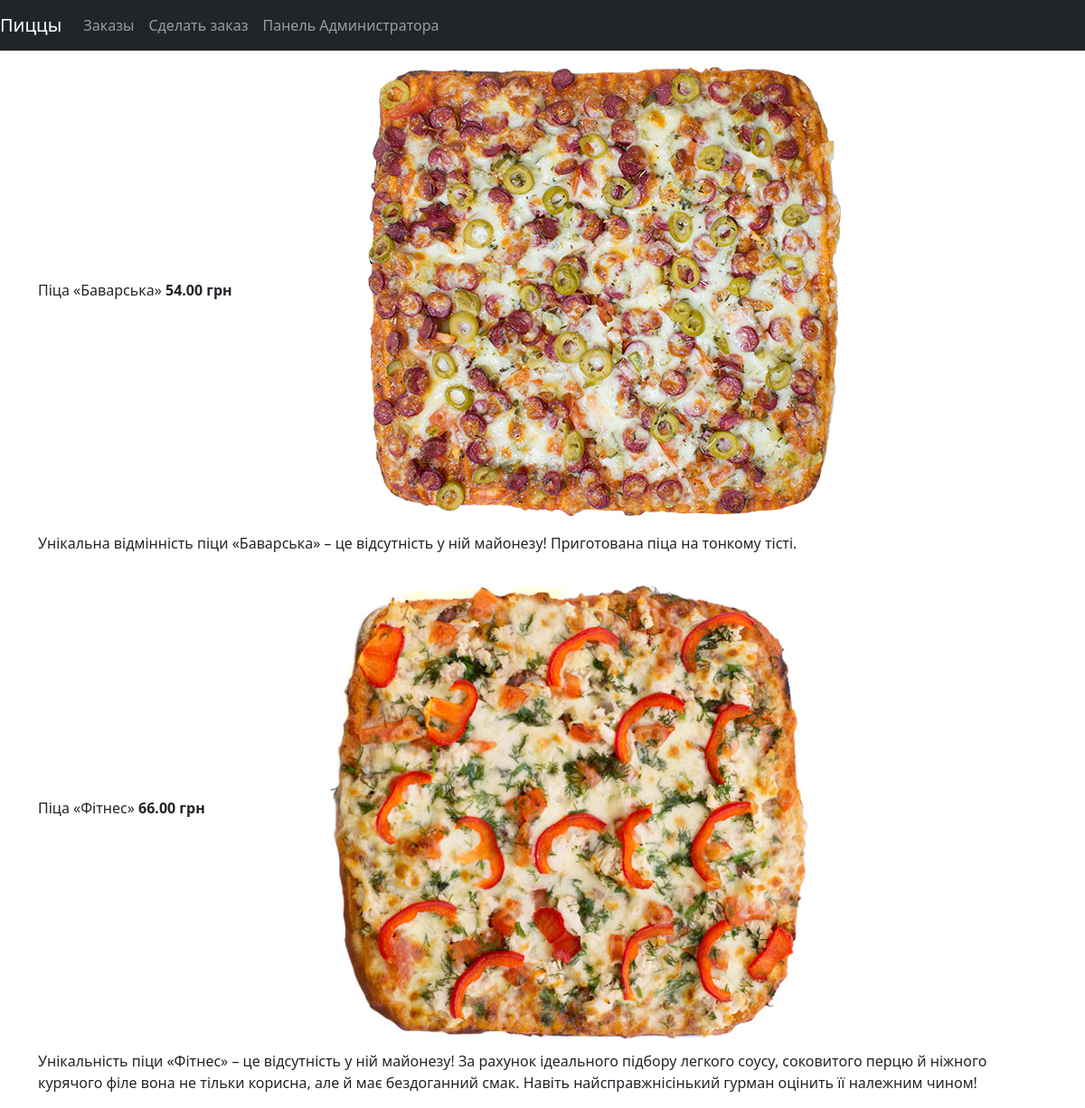
The page /pizzas on the database its author committed.
### PizzaBoard/models.py (models this page shows, shortened)
class Pizza(models.Model):
    name = models.CharField(verbose_name='Название', max_length=255)
    price = models.DecimalField(verbose_name='Цена (грн)', validators=[MinValueValidator(0)],
                                decimal_places=2, max_digits=5)
    description = models.TextField(verbose_name='Описание', null=True, blank=True)
    image = models.ImageField(verbose_name='Изображение', upload_to='images', null=True, blank=True)
    weight = models.PositiveIntegerField(verbose_name='Вес (г)', null=True, blank=True)
    class Meta:
        verbose_name = 'Пицца'
        verbose_name_plural = 'Пиццы'

### PizzaBoard/views.py (the view)
# urls.py: path('pizzas', PizzaList.as_view(), name='pizza_list'),
class PizzaList(ListView):
    model = Pizza
    template_name = 'pizza_list.html'
    context_object_name = 'pizzas'

### templates/pizza_list.html
{% extends "base.html" %}
{% load static %}
{% block content %}
    <div class="container">
        {% for pizza in pizzas %}
            <div class="col-sm">
                {{ pizza.name }}
                <b>{{ pizza.price }} грн</b>
                <a href="pizzas/{{ pizza.id }}"><img src="media/{{ pizza.image }}" alt="My image"></a>
                <p>{{ pizza.description }}</p>
            </div>
        {% endfor %}
    </div>
{% endblock %}

### templates/base.html (shortened to what this page needs)
{% load i18n %}
<!DOCTYPE html>
<html lang="en">
<head>
    <link href="https://cdn.jsdelivr.net/npm/bootstrap@5.0.0-beta3/dist/css/bootstrap.min.css" rel="stylesheet">
</head>
<body>
<nav class="navbar navbar-expand-lg navbar-dark bg-dark">
  <a class="navbar-brand" href="{% url 'pizza_list' %}">{% trans 'Пиццы'%}</a>
  <div class="collapse navbar-collapse" id="navbarNavDropdown">
    <ul class="navbar-nav">
      <li class="nav-item active">
        <a class="nav-link" href="{% url 'orders_list' %}">{% trans 'Заказы'%}</a>
      </li>
    </ul>  <ul class="navbar-nav">
      <li class="nav-item active">
        <a class="nav-link" href="{% url 'order_page' %}">Сделать заказ</a>
      </li>
    </ul>
      </ul>  <ul class="navbar-nav">
      <li class="nav-item active">
        <a class="nav-link" href="/admin">Панель Администратора</a>
      </li>
    </ul>
  </div>
</nav>
{% block content %}
{% endblock %}
</body>
</html>

### rows shown on the page
Pizza: name "Піца «Баварська»", price "54.00", image (picture), description "Унікальна відмінність піци «Баварська» – це відсутність у ній майонезу! Приготована піца на тонкому тісті."
Pizza: name "Піца «Фітнес»", price "66.00", image (picture), description "Унікальність піци «Фітнес» – це відсутність у ній майонезу! За рахунок ідеального підбору легкого соусу, соковитого перцю й ніжного курячого філе вона не тільки корисна, але й має бездоганний смак. Навіть найсправжнісінький гурман оцінить її належним чином!"
